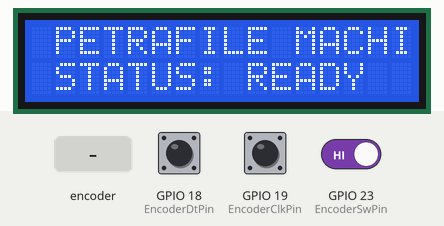
A program run on a simulated ESP32. Shown: 16×2 character LCD. The test bench sets the inputs (shaded band); at power-on: GPIO 23 (EncoderSwPin) HIGH, GPIO 18 (EncoderDtPin) HIGH, GPIO 19 (EncoderClkPin) HIGH.

Above: at 3.3 s.
At 5.3 s:
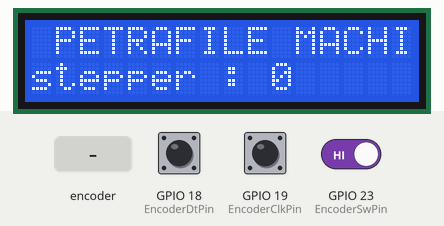
5.4 s: GPIO 23 (EncoderSwPin) driven LOW
At 5.7 s:
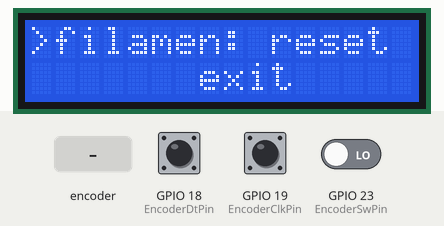
6.9 s: rotary encoder on GPIO 19 (EncoderClkPin) / GPIO 18 (EncoderDtPin) turned 3 steps (first pin leading)
At 8.8 s:
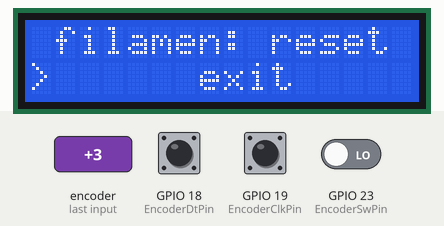
Timing chart, 0 to 10.3 s (numbered marks = the images above; inputs shaded):
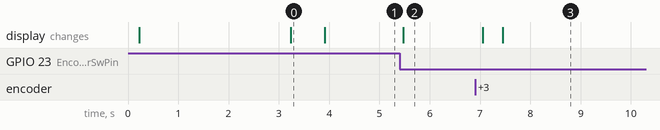

Measured:
- after the input at 5.4 s, the display: changes after 0.08 s (image 2)
- after the input at 6.9 s, the display: first changes after 0.15 s (image 3 shows a later state)
- what the display in image 0 shows lasts 0.7 s, from 3.2 s to 3.9 s

The program:

main.cpp
```cpp
#include <Arduino.h>
#include "DisplayManager.h"
#include "RotaryEncoder.h"
#include "ScreenController.h"

constexpr uint8_t LcdAddress = 0x27;
constexpr uint8_t LcdColumns = 20;
constexpr uint8_t LcdRows = 4;

constexpr uint8_t EncoderClkPin = 19;
constexpr uint8_t EncoderDtPin = 18;
constexpr uint8_t EncoderSwPin = 23;

DisplayManager display(LcdAddress, LcdColumns, LcdRows);
RotaryEncoder encoder(EncoderClkPin, EncoderDtPin, EncoderSwPin);
ScreenController screenController(display);

void setup() {
    display.begin();
    encoder.begin();
    screenController.begin();
}

void loop() {
    const EncoderEvent input = encoder.read();
    screenController.update(input);
    delay(2);
}
```

DisplayManager.h
```cpp
#pragma once

#include <Arduino.h>
#include <LiquidCrystal_I2C.h>

class DisplayManager {
public:
    DisplayManager(uint8_t address, uint8_t columns, uint8_t rows);

    void begin();
    void clear();
    void printAt(uint8_t column, uint8_t row, const String& text);
    void printPadded(uint8_t column, uint8_t row, const String& text, uint8_t width);
    void setBacklight(bool enabled);

private:
    LiquidCrystal_I2C lcd;
    uint8_t columns;
    uint8_t rows;
};
```

RotaryEncoder.h
```cpp
#pragma once

#include <Arduino.h>

struct EncoderEvent {
    int8_t rotation;
    bool clicked;
};

class RotaryEncoder {
public:
    RotaryEncoder(uint8_t clkPin, uint8_t dtPin, uint8_t swPin);

    void begin();
    EncoderEvent read();

private:
    uint8_t clkPin;
    uint8_t dtPin;
    uint8_t swPin;
    uint8_t previousState;
    int8_t position;
    bool previousButtonState;
    unsigned long lastButtonChangeMs;
};
```

ScreenController.h
```cpp
#pragma once

#include <Arduino.h>
#include "DisplayManager.h"
#include "RotaryEncoder.h"

enum class ScreenState {
    Loading,
    Home,
    Menu
};

class ScreenController {
public:
    explicit ScreenController(DisplayManager& display);

    void begin();
    void update(const EncoderEvent& input);

private:
    enum class MenuItem {
        FilamentReset,
        Temperature,
        Stepper,
        Exit
    };

    DisplayManager& display;
    ScreenState screen;
    MenuItem cursor;
    bool editMode;
    bool loadingFinished;
    unsigned long loadingStartedMs;
    unsigned long lastRenderMs;

    int filamentCm;
    int temperatureC;
    int stepperValue;

    void updateLoading();
    void updateHome(const EncoderEvent& input);
    void updateMenu(const EncoderEvent& input);

    void renderLoading(uint8_t progress, const String& status);
    void renderHome();
    void renderMenu();

    void moveCursor(int8_t direction);
    void editSelectedValue(int8_t direction);
    void selectCurrentItem();
    uint8_t cursorIndex() const;
    void setCursorByIndex(uint8_t index);
};
```

DisplayManager.cpp
```cpp
#include "DisplayManager.h"

DisplayManager::DisplayManager(uint8_t address, uint8_t columns, uint8_t rows)
    : lcd(address, columns, rows), columns(columns), rows(rows) {}

void DisplayManager::begin() {
    lcd.init();
    lcd.backlight();
    lcd.clear();
}

void DisplayManager::clear() {
    lcd.clear();
}

void DisplayManager::printAt(uint8_t column, uint8_t row, const String& text) {
    if (column >= columns || row >= rows) {
        return;
    }

    lcd.setCursor(column, row);
    lcd.print(text);
}

void DisplayManager::printPadded(uint8_t column, uint8_t row, const String& text, uint8_t width) {
    String output = text;
    while (output.length() < width) {
        output += ' ';
    }

    if (output.length() > width) {
        output = output.substring(0, width);
    }

    printAt(column, row, output);
}

void DisplayManager::setBacklight(bool enabled) {
    if (enabled) {
        lcd.backlight();
    } else {
        lcd.noBacklight();
    }
}
```

RotaryEncoder.cpp
```cpp
#include "RotaryEncoder.h"

namespace {
constexpr unsigned long ButtonDebounceMs = 40;

constexpr int8_t TransitionTable[16] = {
     0, -1,  1,  0,
     1,  0,  0, -1,
    -1,  0,  0,  1,
     0,  1, -1,  0
};
}

RotaryEncoder::RotaryEncoder(uint8_t clkPin, uint8_t dtPin, uint8_t swPin)
    : clkPin(clkPin),
      dtPin(dtPin),
      swPin(swPin),
      previousState(0),
            position(0),
      previousButtonState(HIGH),
      lastButtonChangeMs(0) {}

void RotaryEncoder::begin() {
    pinMode(clkPin, INPUT_PULLUP);
    pinMode(dtPin, INPUT_PULLUP);
    pinMode(swPin, INPUT_PULLUP);

    previousState = (digitalRead(clkPin) << 1) | digitalRead(dtPin);
    previousButtonState = digitalRead(swPin);
}

EncoderEvent RotaryEncoder::read() {
    EncoderEvent event{0, false};

    const uint8_t currentState = (digitalRead(clkPin) << 1) | digitalRead(dtPin);
    if (currentState != previousState) {
        const uint8_t transitionIndex = (previousState << 2) | currentState;
        const int8_t movement = TransitionTable[transitionIndex];

        position += movement;
        previousState = currentState;

        if (position >= 4) {
            event.rotation = 1;
            position = 0;
        } else if (position <= -4) {
            event.rotation = -1;
            position = 0;
        }
    }

    const bool buttonState = digitalRead(swPin);
    const unsigned long now = millis();
    if (buttonState != previousButtonState && (now - lastButtonChangeMs) > ButtonDebounceMs) {
        lastButtonChangeMs = now;
        previousButtonState = buttonState;

        if (buttonState == LOW) {
            event.clicked = true;
        }
    }

    return event;
}
```

ScreenController.cpp
```cpp
#include "ScreenController.h"

namespace {
constexpr unsigned long LoadingDurationMs = 3000;
constexpr unsigned long LoadingRenderMs = 150;
constexpr uint8_t LoadingBarWidth = 12;
constexpr int MinTemperature = 0;
constexpr int MaxTemperature = 300;
constexpr int MinStepper = 0;
constexpr int MaxStepper = 255;
}

ScreenController::ScreenController(DisplayManager& display)
    : display(display),
      screen(ScreenState::Loading),
      cursor(MenuItem::FilamentReset),
      editMode(false),
      loadingFinished(false),
      loadingStartedMs(0),
      lastRenderMs(0),
      filamentCm(0),
      temperatureC(0),
            stepperValue(0) {}

void ScreenController::begin() {
    loadingStartedMs = millis();
    renderLoading(0, "LOADING");
}

void ScreenController::update(const EncoderEvent& input) {
    switch (screen) {
        case ScreenState::Loading:
            updateLoading();
            break;
        case ScreenState::Home:
            updateHome(input);
            break;
        case ScreenState::Menu:
            updateMenu(input);
            break;
    }
}

void ScreenController::updateLoading() {
    const unsigned long now = millis();
    const unsigned long elapsed = now - loadingStartedMs;
    const uint8_t progress = min<uint8_t>(100, (elapsed * 100UL) / LoadingDurationMs);

    if (now - lastRenderMs >= LoadingRenderMs) {
        renderLoading(progress, progress >= 100 ? "READY" : "LOADING");
        lastRenderMs = now;
    }

    if (!loadingFinished && elapsed >= LoadingDurationMs + 700) {
        loadingFinished = true;
        screen = ScreenState::Home;
        renderHome();
    }
}

void ScreenController::updateHome(const EncoderEvent& input) {
    if (input.clicked) {
        screen = ScreenState::Menu;
        cursor = MenuItem::FilamentReset;
        editMode = false;
        renderMenu();
    }
}

void ScreenController::updateMenu(const EncoderEvent& input) {
    if (input.rotation != 0) {
        if (editMode) {
            editSelectedValue(input.rotation);
        } else {
            moveCursor(input.rotation);
        }
        renderMenu();
    }

    if (input.clicked) {
        selectCurrentItem();
    }
}

void ScreenController::renderLoading(uint8_t progress, const String& status) {
    const uint8_t filled = (progress * LoadingBarWidth) / 100;
    String bar = "[";
    for (uint8_t i = 0; i < LoadingBarWidth; i++) {
        bar += i < filled ? char(255) : ' ';
    }
    bar += "]";

    display.printPadded(0, 0, " PETRAFILE MACHINE ", 20);
    display.printPadded(0, 1, "                    ", 20);
    display.printPadded(0, 2, bar + " " + String(progress) + "%", 20);
    display.printPadded(0, 3, " STATUS: " + status, 20);
}

void ScreenController::renderHome() {
    display.printPadded(0, 0, " PETRAFILE MACHINE ", 20);
    display.printPadded(0, 1, "filamen : " + String(filamentCm) + " cm", 20);
    display.printPadded(0, 2, "suhu    : " + String(temperatureC) + " C  ", 20);
    display.printPadded(0, 3, "stepper : " + String(stepperValue), 20);
}

void ScreenController::renderMenu() {
    const bool onFilament = cursor == MenuItem::FilamentReset;
    const bool onTemperature = cursor == MenuItem::Temperature;
    const bool onStepper = cursor == MenuItem::Stepper;
    const bool onExit = cursor == MenuItem::Exit;

    display.printPadded(0, 0, String(onFilament ? ">" : " ") + "filamen: reset", 20);
    display.printPadded(0, 1, String(onTemperature ? ">" : " ") + "suhu   : " + String(temperatureC) + (editMode && onTemperature ? "*" : " ") + " 0-300", 20);
    display.printPadded(0, 2, String(onStepper ? ">" : " ") + "stepper: " + String(stepperValue) + (editMode && onStepper ? "*" : " ") + " 0-255", 20);
    display.printPadded(0, 3, String(onExit ? ">" : " ") + "      exit", 20);
}

void ScreenController::moveCursor(int8_t direction) {
    int nextIndex = cursorIndex() + (direction > 0 ? 1 : -1);

    if (nextIndex < 0) {
        nextIndex = 3;
    } else if (nextIndex > 3) {
        nextIndex = 0;
    }

    setCursorByIndex(nextIndex);
}

void ScreenController::editSelectedValue(int8_t direction) {
    const int step = direction > 0 ? 1 : -1;

    if (cursor == MenuItem::Temperature) {
        temperatureC = constrain(temperatureC + step, MinTemperature, MaxTemperature);
    } else if (cursor == MenuItem::Stepper) {
        stepperValue = constrain(stepperValue + step, MinStepper, MaxStepper);
    }
}

void ScreenController::selectCurrentItem() {
    if (cursor == MenuItem::FilamentReset) {
        filamentCm = 0;
        renderMenu();
        return;
    }

    if (cursor == MenuItem::Exit) {
        screen = ScreenState::Home;
        editMode = false;
        renderHome();
        return;
    }

    editMode = !editMode;
    renderMenu();
}

uint8_t ScreenController::cursorIndex() const {
    switch (cursor) {
        case MenuItem::FilamentReset:
            return 0;
        case MenuItem::Temperature:
            return 1;
        case MenuItem::Stepper:
            return 2;
        case MenuItem::Exit:
            return 3;
    }

    return 0;
}

void ScreenController::setCursorByIndex(uint8_t index) {
    switch (index) {
        case 0:
            cursor = MenuItem::FilamentReset;
            break;
        case 1:
            cursor = MenuItem::Temperature;
            break;
        case 2:
            cursor = MenuItem::Stepper;
            break;
        default:
            cursor = MenuItem::Exit;
            break;
    }
}
```
